Frame 1 (no input): blank canvas, image omitted
Frame 60 (no input): blank canvas, image omitted
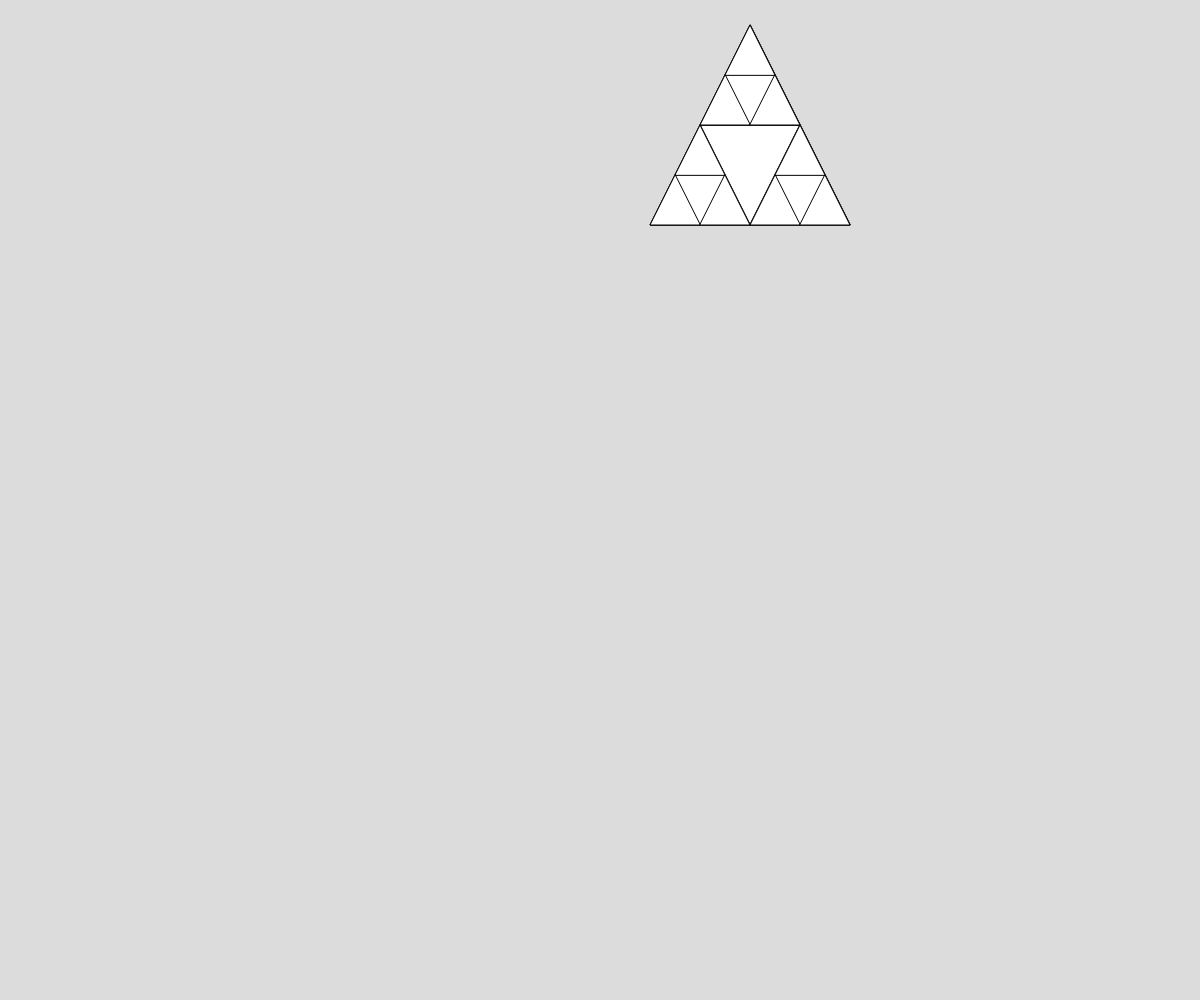
Frame 120 (the mouse pressed at the canvas centre since frame 60)

The p5.js sketch whose frames 1 and 60 were blank and that drew this single picture after the mouse press (run headless with seeded random() and noise() and a simulated clock; from frame 60 on, the mouse is pressed at the canvas centre):

// p5.js sketch
// ── sketch.js
/* eslint-disable indent */
// Sierpinski Triangle Demo
// Recursion -- But Visual

let scale = 5;
let theDepth = 1;
let maxDepth = 5;

let initialTriangle = [
  {x: scale * 150, y: scale * 5},
  {x: scale * 130, y: scale * 45},
  {x: scale * 170, y: scale * 45}
];

function setup() {
  createCanvas(windowWidth, windowHeight);
  background(220);
}

function draw() {
  
}

function midpoint(point1, point2) {
  let midX = (point1.x + point2.x) / 2;
  let midY = (point1.y + point2.y) / 2;
  return {x: midX, y: midY};
}

function sierpinski(points, depth) {
  console.log("i'm pinskiing it");
  // Shell Triangle
  triangle(points[0].x, points[0].y,
           points[1].x, points[1].y,
           points[2].x, points[2].y);

  // Pattern
  if (depth > 0) {
    let mid1 = midpoint(points[0], points[1]);
    let mid2 = midpoint(points[1], points[2]);
    let mid3 = midpoint(points[0], points[2]);
    
    sierpinski([{x: mid1.x, y: mid1.y}, {x: points[0].x, y: points[0].y}, {x: mid3.x, y: mid3.y}], depth - 1);
    sierpinski([{x: mid1.x, y: mid1.y}, {x: points[1].x, y: points[1].y}, {x: mid2.x, y: mid2.y}], depth - 1);
    sierpinski([{x: mid2.x, y: mid2.y}, {x: points[2].x, y: points[2].y}, {x: mid3.x, y: mid3.y}], depth - 1);
  }

  
}

function mousePressed() {
  if (theDepth > maxDepth) {
    return 0;
  }
  theDepth++;
  background(220);
  console.log("im mousing it");
  sierpinski(initialTriangle, theDepth);
}
